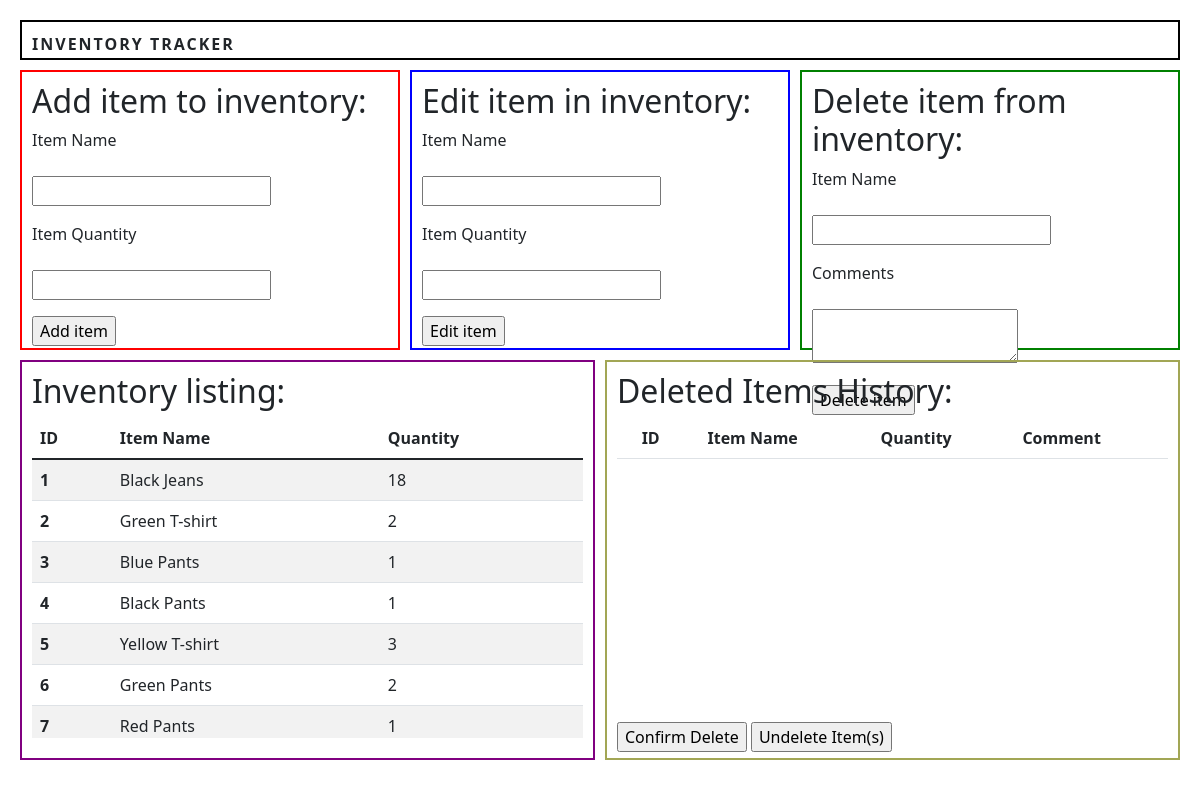
Before: / with the older database file.
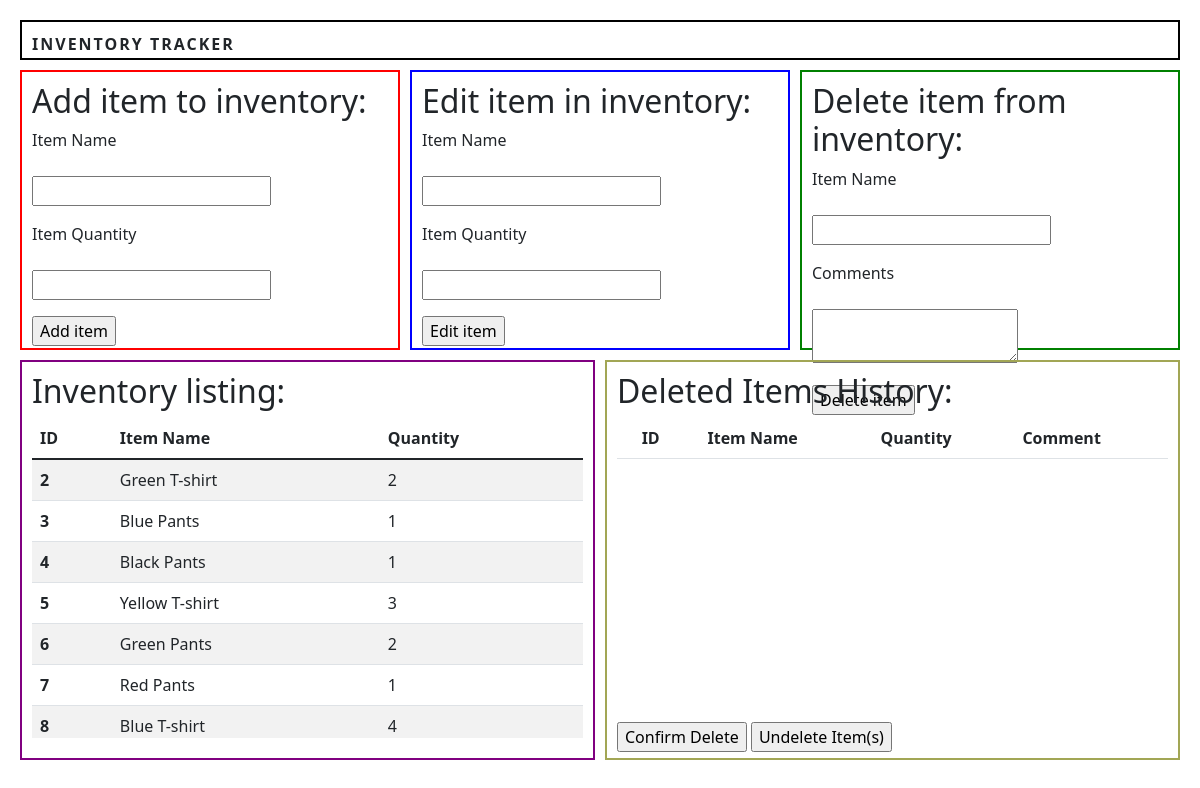
After: the same page with the newer database file.
### main/models.py (models this page shows, shortened)
class Inventory(db.Model):
    id = db.Column(db.Integer, primary_key=True)
    item_name = db.Column(db.String(100), nullable=False)
    item_quantity = db.Column(db.Integer, nullable=False)

### main/views.py (the view)
@app.route("/", methods=["GET", "POST"])
def index():
    items = Inventory.query.order_by(Inventory.id)
    deleted_items = DeletedItems.query.order_by(DeletedItems.id)
    return render_template("index.html", items=items, deleted_items=deleted_items, forms=[AddForm(), EditForm(), DeleteForm()])

### main/forms.py
class AddForm(FlaskForm):
    item_name = StringField("Item Name", validators=[DataRequired()])
    item_quantity = IntegerField("Item Quantity", validators=[DataRequired()])
    submit = SubmitField("Add item")

class EditForm(FlaskForm):
    item_name = StringField("Item Name", validators=[DataRequired()])
    item_quantity = IntegerField("Item Quantity", validators=[DataRequired()])
    submit = SubmitField("Edit item")

### main/templates/index.html (shortened to what this page needs)
<!DOCTYPE html>
<html>
    <head>
        <link rel="stylesheet" href="{{ url_for('static', filename='css/styles.css') }}"/>
        <link href="https://cdn.jsdelivr.net/npm/bootstrap@5.1.3/dist/css/bootstrap.min.css" rel="stylesheet">
    </head>
    <body>
        <div class="containerboxone">
            <div class="headerbox">
                <div class="title">
                    <p>INVENTORY TRACKER</p>
                </div>
                <div class="msg">
                </div>
            </div>
            <div class="box1">
                <h2>Add item to inventory:</h2>
                <form action="/add" method="POST">
                    <p>
                        {{ forms[0].item_name.label }}
                        <br/><br/>
                        {{ forms[0].item_name }}
                    </p>
                    <p>
                        {{ forms[0].item_quantity.label }}
                        <br/><br/>
                        {{ forms[0].item_quantity }}
                    </p>
                    <p>
                        {{ forms[0].submit }}
                    </p>
                </form>
            </div>
            <div class="box2">
                <h2>Edit item in inventory:</h2>
                <form action="/edit" method="POST">
                    <p>
                        {{ forms[1].item_name.label }}
                        <br/><br/>
                        {{ forms[1].item_name }}
                    </p>
                    <p>
                        {{ forms[1].item_quantity.label }}
                        <br/><br/>
                        {{ forms[1].item_quantity }}
                    </p>
                    <p>
                        {{ forms[1].submit }}
                    </p>
                </form>
            </div>
            <div class="box3">
                <h2>Delete item from inventory:</h2>
                <form action="/delete" method="POST">
                    <p>
                        {{ forms[2].item_name.label }}
                        <br/><br/>
                        {{ forms[2].item_name }}
                    </p>
                    <p>
                        {{ forms[2].comments.label }}
                        <br/><br/>
                        {{ forms[2].comments }}
                    </p>
                    <p>
                        {{ forms[2].submit }}
                    </p>
                </form>
            </div>
        </div>
        <div class="containerboxtwo">
            <div class="box5">
                <h2>Inventory listing:</h2>
                <div style="overflow-y: scroll; height: 40vh;">
                    <table class="table table-striped">
                        <thead>
                            <tr>
                                <th scope="col">ID</th>
                                <th scope="col">Item Name</th>
                                <th scope="col">Quantity</th>
                            </tr>
                        </thead>
                        <tbody>
                            {% for item in items %}
                            <tr>
                                <th scope="row">{{ item.id }}</th>
                                <td>{{ item.item_name }}</td>
                                <td>{{ item.item_quantity }}</td>
                            </tr>
                            {% endfor %}
                        </tbody>
                    </table>
                </div>
            </div>
            <div class="box4">
                <form action="/confirm_deletion" method="POST">
                    <h2>Deleted Items History:</h2>
                    <div style="overflow-y: scroll; height: 35vh;">
                        <table class="table table-striped">
                            <thead>
                                <tr>
                                    <th scope="col">&nbsp;&nbsp;&nbsp;&nbsp;ID</th>
                                    <th scope="col">Item Name</th>
                                    <th scope="col">Quantity</th>
                                    <th scope="col">Comment</th>
                                </tr>
                            </thead>
                        </table>
                    </div>
                    <input type="submit" name="button" value="Confirm Delete" style="margin: 1.5em 0;">
                    <input type="submit" name="button" value="Undelete Item(s)" style="margin: 1.5em 0;">
                </form>
            </div>
        </div>
    </body>
</html>

### main/static/css/styles.css (style rules this page uses)
html, body { margin: 0; padding: 10px; overflow-y: hidden; }
.containerboxone { display: grid; grid-template-columns: 1fr 1fr 1fr; grid-template-rows: 1fr; gap: 10px 10px; grid-template-areas: "headerbox headerbox headerbox" "box1 box2 box3" "containerboxtwo containerboxtwo containerboxtwo"; }
.headerbox { grid-area: headerbox; height: 5vh; padding: 10px; border: 2px black solid; text-align: center; font-weight: bold; display: grid; grid-template-columns: 1fr 1fr 1fr; grid-template-rows: 1fr; gap: 10px 10px; grid-template-areas: "title msg ."; }
.title { grid-area: title; text-align: left; letter-spacing: 2px; }
.msg { grid-area: msg; }
.box1 { grid-area: box1; height: 35vh; padding: 10px; border: 2px red solid; }
.box2 { grid-area: box2; height: 35vh; padding: 10px; border: 2px blue solid; }
.box3 { grid-area: box3; height: 35vh; padding: 10px; border: 2px green solid; }
.containerboxtwo { grid-area: containerboxtwo; display: grid; grid-template-columns: 1fr 1fr; grid-template-rows: 1fr; gap: 10px 10px; grid-template-areas: "box5 box4"; }
.box4 { grid-area: box4; height: 50vh; padding: 10px; border: 2px rgb(162, 166, 85) solid; }
.box5 { grid-area: box5; height: 50vh; padding: 10px; border: 2px purple solid; }

Changed rows visible on the page:
removed Inventory: id "1", item_name "Black Jeans", item_quantity "18"
now on this page (row unchanged): Inventory: id "8", item_name "Blue T-shirt", item_quantity "4"
